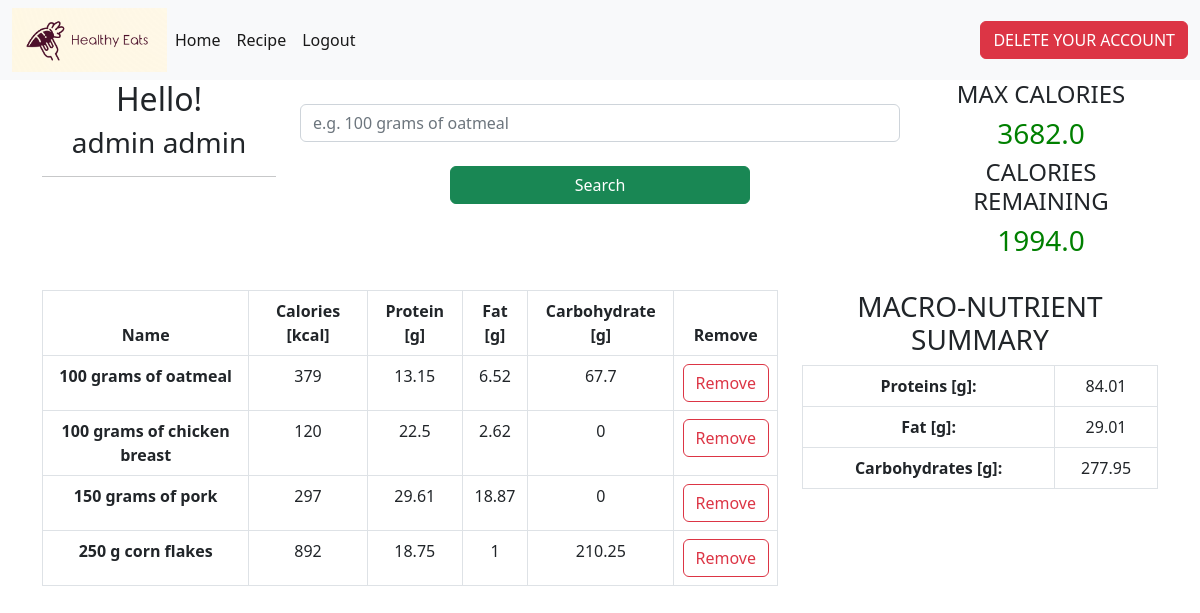
The page /home (signed in) on the database as committed earlier.
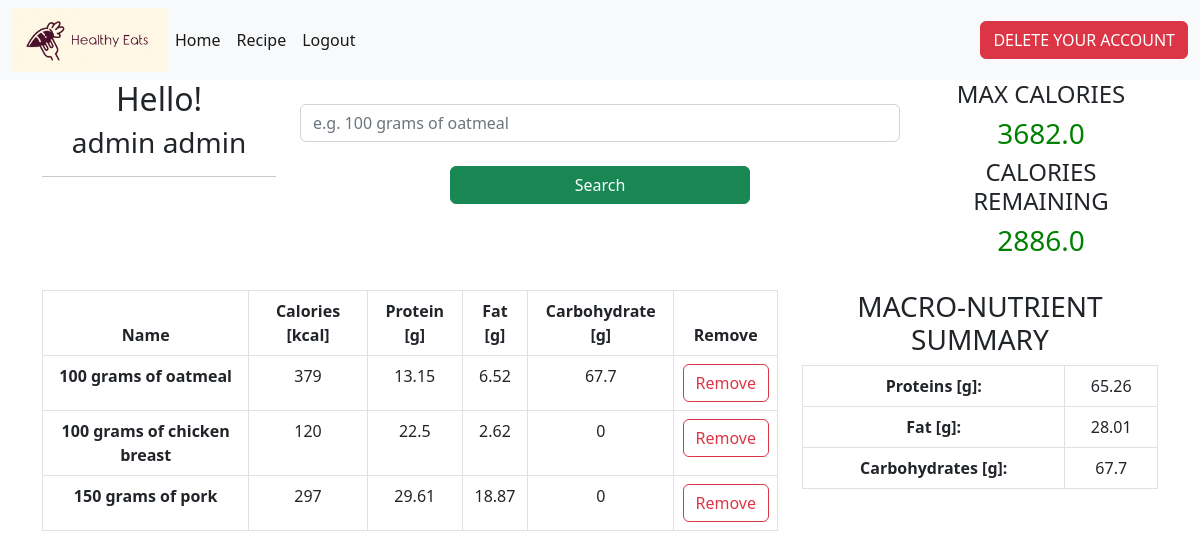
The same page on the database as committed later.
### app.py (models this page shows, shortened)
class User(UserMixin, db.Model):
    id = db.Column(db.Integer, primary_key=True)
    username = db.Column(db.String(50), unique=True)
    password = db.Column(db.String(150))
    firstname = db.Column(db.String(50))
    lastname = db.Column(db.String(50))
    date_of_birth = db.Column(db.DateTime())
    sex = db.Column(db.String(10))
    max_calorie = db.Column(db.Float(precision=2))
    weight = db.Column(db.Integer)
    height = db.Column(db.Integer)
    foods = db.relationship("Food", backref='user')

class Food(db.Model):
    id = db.Column(db.Integer, primary_key=True)
    name = db.Column(db.String(50))
    calories = db.Column(db.Integer)
    protein = db.Column(db.Integer)
    fat = db.Column(db.Integer)
    carbohydrates = db.Column(db.Integer)
    protein_calories = db.Column(db.Integer)
    fat_calories = db.Column(db.Integer)
    carbohydrates_calories = db.Column(db.Integer)
    user_id = db.Column(db.Integer, db.ForeignKey('user.id'), nullable=False)

### app.py (the view, shortened to what this page needs)
@app.route('/home', methods=['GET', 'POST'])
@login_required
def home():
    form = FoodForm()
    name_surname = " ".join([current_user.firstname, current_user.lastname])
    all_calories = Food.query.filter(Food.user_id == current_user.id).with_entities(
        func.sum(Food.calories).label('total')).first().total or 0
    remaining_calories = current_user.max_calorie - all_calories
    all_foods = Food.query.filter(Food.user_id == current_user.id)
    all_protein = Food.query.filter(Food.user_id == current_user.id).with_entities(
        func.sum(Food.protein).label('total')).first().total
    all_protein = 0 if all_protein is None else round(all_protein, 2)
    all_fat = Food.query.filter(Food.user_id == current_user.id).with_entities(
        func.sum(Food.fat).label('total')).first().total or 0
    all_fat = 0 if all_fat is None else round(all_fat, 2)
    all_carbohydrates = Food.query.filter(Food.user_id == current_user.id).with_entities(
        func.sum(Food.carbohydrates).label('total')).first().total or 0
    all_carbohydrates = 0 if all_carbohydrates is None else round(all_carbohydrates, 2)
    return render_template("home.html", form=form, name_surname=name_surname, max_calorie=current_user.max_calorie,
                           remaining_calories=remaining_calories, all_foods=all_foods, all_protein=all_protein,
                           all_fat=all_fat, all_carbohydrates=all_carbohydrates, user=current_user)

### forms.py
class FoodForm(FlaskForm):
    name = StringField("Name", validators=[DataRequired()])
    submit = SubmitField('Search')

### app.py (called while the page is built)
@login_manager.user_loader
def load_user(user_id):
    return User.query.get(user_id)

### templates/home.html (shortened to what this page needs)
{% extends 'base.html' %}
{% block content %}
    <div class="container text-center">
        <div class="row">
            <div class="col">
                <h2>Hello!</h2>
                <div>
                    <h3> {{ name_surname }}</h3>
                    <hr>
                </div>
            </div>
            <div class="col">
                <form action="" method="post">
                    <div class="col" align="center">
                        <br>
                        {{ form.name(placeholder="e.g. 100 grams of oatmeal", class="form-control", style="width: 600px") }}
                        <br>
                        <p>{{ form.submit(class="btn btn-success", style="width: 300px") }}
                        </p>
                    </div>
                </form>
            </div>
            <div class="col">
                <h4>MAX CALORIES</h4>
                <h3 style="color: green">{{ max_calorie }}</h3>
                <h4>CALORIES REMAINING</h4>
                {% if remaining_calories < 0 %}
                    <h3 style="color: red"> {{ remaining_calories }}</h3>
                {% else %}
                    <h3 style="color: green"> {{ remaining_calories }}</h3>
                    <br>
                {% endif %}
            </div>
        </div>
        <div class="row">
            <div class="col-8">
                <table class="table table-bordered">
                    <thead>
                    <tr>
                        <th scope="col">Name</th>
                        <th scope="col">Calories [kcal]</th>
                        <th scope="col">Protein [g]</th>
                        <th scope="col">Fat [g]</th>
                        <th scope="col">Carbohydrate [g]</th>
                        <th scope="col">Remove</th>
                    </tr>
                    </thead>
                    <tbody>
                    {% for food in all_foods %}
                        <tr>
                            <th scope="row">{{ food.name }}</th>
                            <td>{{ food.calories }}</td>
                            <td>{{ food.protein }}</td>
                            <td> {{ food.fat }}</td>
                            <td>{{ food.carbohydrates }}</td>
                            <td>
                                <a href="{{ url_for('delete', food_id=food.id) }}"
                                   class="btn btn-outline-danger">Remove</a>
                            </td>
                        </tr>
                    {% endfor %}
                    </tbody>
                </table>
            </div>
            <div class="col-4">
                <div>
                    <h3>MACRO-NUTRIENT SUMMARY</h3>
                </div>
                <table class="table table-bordered" style="width:100%">
                    <tr>
                        <th scope="row">Proteins [g]:</th>
                        <td>{{ all_protein }}</td>
                    </tr>
                    <tr>
                        <th>Fat [g]:</th>
                        <td>{{ all_fat }}</td>
                    </tr>
                    <tr>
                        <th>Carbohydrates [g]:</th>
                        <td>{{ all_carbohydrates }}</td>
                    </tr>
                </table>
            </div>
        </div>
    </div>
{% endblock %}

### templates/base.html (shortened to what this page needs)
<!doctype html>
<html lang="en">
<head>
    <link href="https://cdn.jsdelivr.net/npm/bootstrap@5.2.3/dist/css/bootstrap.min.css" rel="stylesheet"
>
</head>
<body>
<nav class="navbar navbar-expand-lg navbar-light bg-light">
    <div class="container-fluid">
        <a href="{{ url_for('start_page') }}"><img src="/static/images/logo.png" alt="logo" height="64" width="155"></a>
        <div class="collapse navbar-collapse" id="navbarSupportedContent">
            {% if current_user.is_authenticated %}
                <ul class="navbar-nav me-auto mb-2 mb-lg-0">
                    <li class="nav-item">
                        <a class="nav-link active" aria-current="page" href="{{ url_for('home') }}">Home</a>
                    </li>
                    <li class="nav-item">
                        <a class="nav-link active" href="{{ url_for('recipe') }}">Recipe</a>
                    </li>
                    <li class="nav-item">
                        <a class="nav-link active" href="{{ url_for('logout') }}">Logout</a>
                    </li>
                </ul>
                <form class="d-flex">
                    <button type="button" class="btn btn-danger" data-bs-toggle="modal"
                            data-bs-target="#exampleModal">
                        DELETE YOUR ACCOUNT
                    </button>
                </form>
            {% endif %}
        </div>
    </div>
</nav>
<div class="content">
    {% block content %} {% endblock %}
</div>
</body>
</html>

Rows that differ between the two databases and show on the page:
removed Food: name "250 g corn flakes", calories "892", protein "18.75", fat "1", carbohydrates "210.25"
Other text that changed with them:
{{ remaining_calories }}: "1994.0" → "2886.0"
{{ all_protein }}: "84.01" → "65.26"
{{ all_fat }}: "29.01" → "28.01"
{{ all_carbohydrates }}: "277.95" → "67.7"
